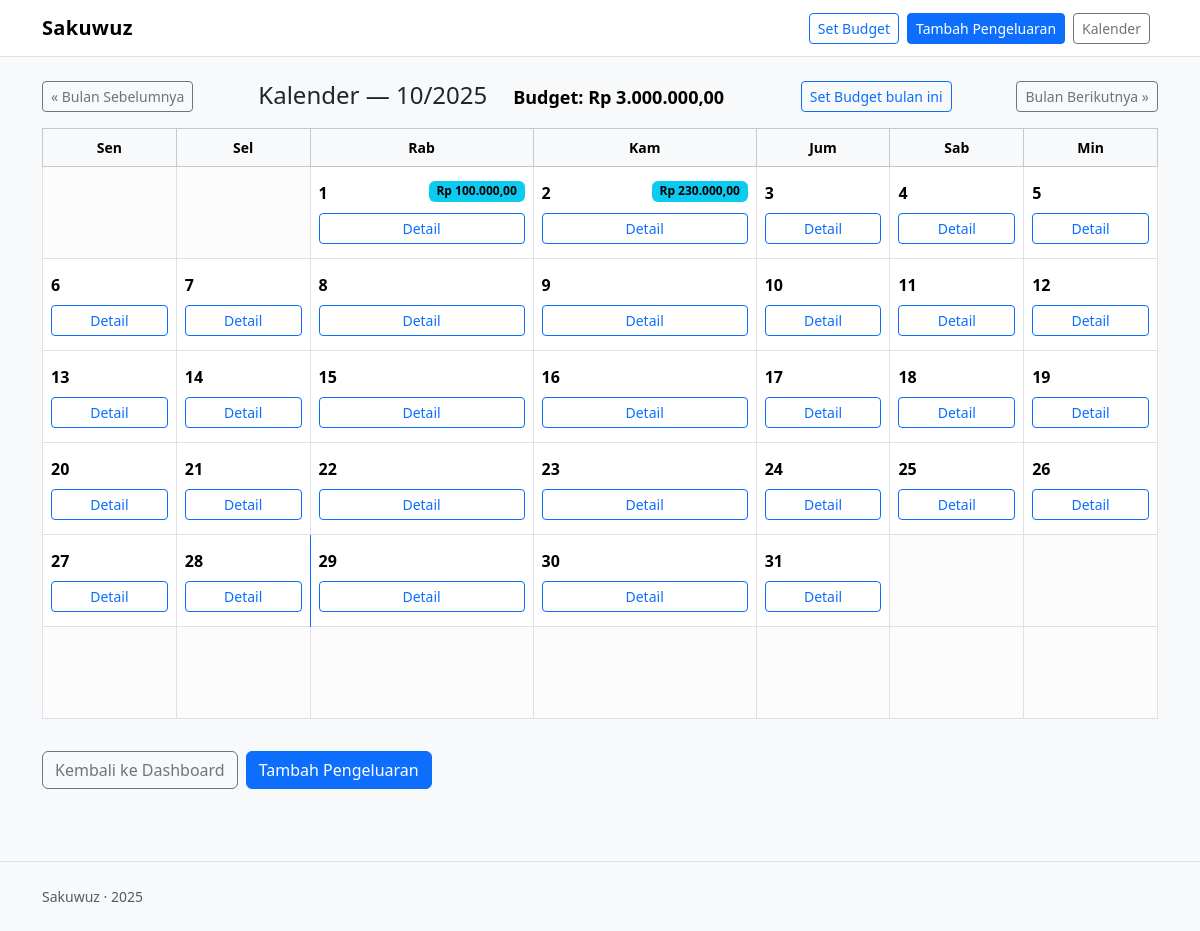
The page /calendar/ (signed in) on the database as committed earlier.
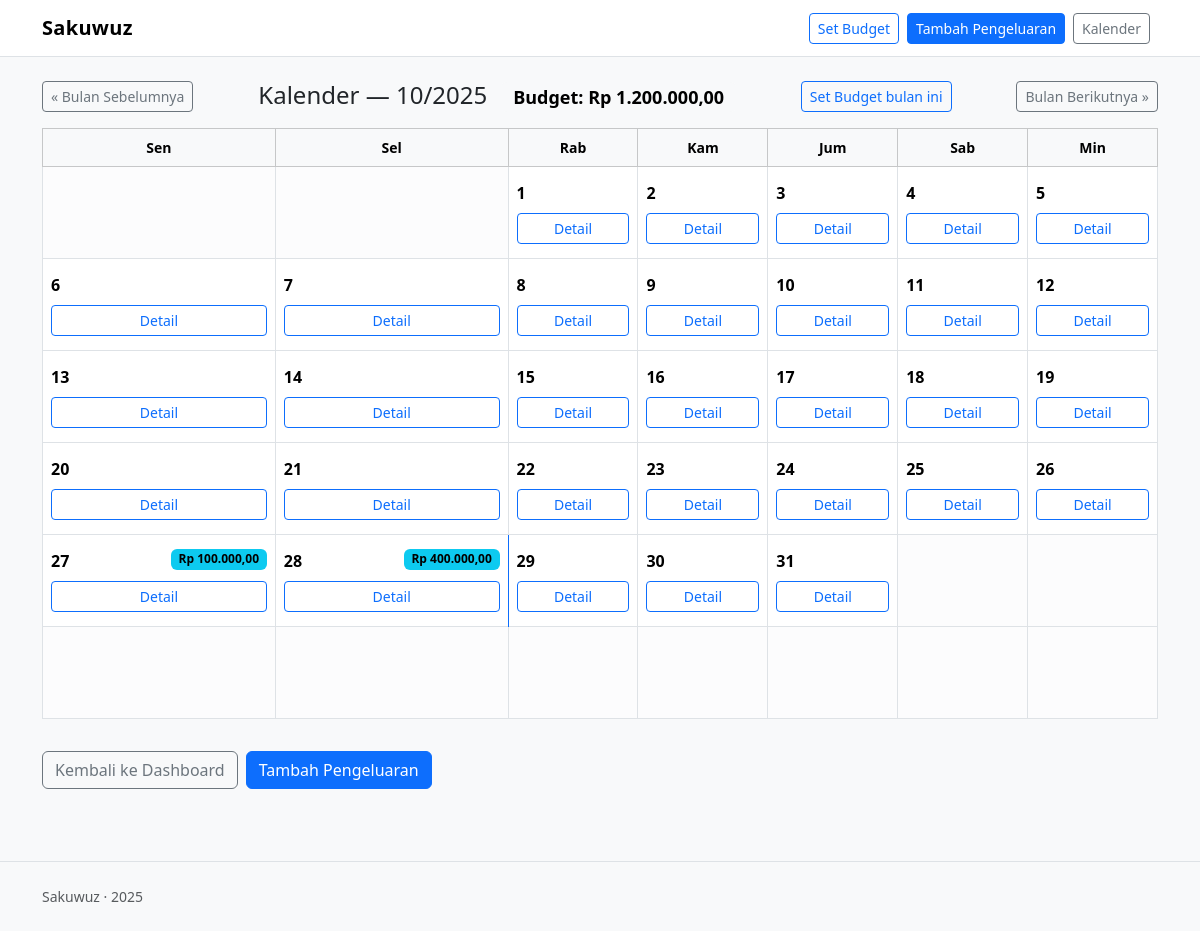
The same page on the database as committed later.
### apps/budgets/models.py (models this page shows, shortened)
class Budget(models.Model):
    user = models.ForeignKey(User, on_delete=models.CASCADE)
    month = models.IntegerField()  # 1-12
    year = models.IntegerField()
    nominal_max = models.DecimalField(max_digits=12, decimal_places=2)
    sisa = models.DecimalField(max_digits=12, decimal_places=2, default=0)

### apps/expenses/views.py (the view)
# urls.py: path("calendar/", views.calendar_view, name="calendar"),
@login_required(login_url="/admin/login/")
def calendar_view(request):
    year, month = _get_month_year(request)
    budget = Budget.objects.filter(user=request.user, month=month, year=year).first()
    totals = {}
    if budget:
        qs = (
            Expense.objects.filter(budget=budget, tanggal__year=year, tanggal__month=month)
            .values("tanggal")
            .annotate(total=Sum("nominal"))
        )
        totals = {x["tanggal"].day: x["total"] for x in qs}
    first_weekday, days_in_month = pycal.monthrange(year, month)
    weeks, day = [], 1
    for _ in range(6):
        row = []
        for dow in range(7):
            if (len(weeks) == 0 and dow < first_weekday) or day > days_in_month:
                row.append(None)
            else:
                row.append({
                    "day": day,
                    "total": totals.get(day, 0),
                    "url": reverse("day_detail", args=[year, month, day]),
                })
                day += 1
        weeks.append(row)
    prev_y, prev_m = (year - 1, 12) if month == 1 else (year, month - 1)
    next_y, next_m = (year + 1, 1) if month == 12 else (year, month + 1)
    return render(request, "calendar.html", {
        "year": year,
        "month": month,
        "weeks": weeks,
        "days_in_month": days_in_month,
        "budget": budget,
        "totals": totals,
        "prev_link": f"{reverse('calendar')}?year={prev_y}&month={prev_m}",
        "next_link": f"{reverse('calendar')}?year={next_y}&month={next_m}",
        "today": timezone.localdate(),
    })

### apps/core/templatetags/formatting.py (called while the page is built)
@register.filter
def rupiah(value):
    try:
        n = float(value or 0)
    except (TypeError, ValueError):
        n = 0
    parts = f"{n:,.2f}".split(".")
    main = parts[0].replace(",", ".")
    frac = parts[1]
    return f"Rp {main},{frac}"

### apps/expenses/views.py (called while the page is built)
def _get_month_year(request):
    t = timezone.localdate()
    try:
        return int(request.GET.get("year", t.year)), int(request.GET.get("month", t.month))
    except (TypeError, ValueError):
        return t.year, t.month

### templates/calendar.html (shortened to what this page needs)
{% extends "base.html" %}
{% load formatting %}
{% block content %}
<div class="d-flex justify-content-between align-items-center mb-3">
  <a class="btn btn-outline-secondary btn-sm" href="{{ prev_link }}">&laquo; Bulan Sebelumnya</a>
  <h4 class="m-0">
    Kalender — {{ month }}/{{ year }}
    {% if budget %}
      <span class="badge text-bg-light ms-2">Budget: {{ budget.nominal_max|rupiah }}</span>
    {% endif %}
  </h4>
  <a class="btn btn-outline-primary btn-sm" href="/budget/set/?year={{ year }}&month={{ month }}">Set Budget bulan ini</a>
  <a class="btn btn-outline-secondary btn-sm" href="{{ next_link }}">Bulan Berikutnya &raquo;</a>
</div>
<div class="table-responsive">
  <table class="table table-bordered align-middle bg-white">
    <thead class="table-light">
      <tr class="text-center small">
        <th>Sen</th><th>Sel</th><th>Rab</th><th>Kam</th><th>Jum</th><th>Sab</th><th>Min</th>
      </tr>
    </thead>
    <tbody>
    {% for row in weeks %}
      <tr style="height: 92px;">
        {% for cell in row %}
          {% if cell %}
            <td class="p-2 {% if today.year == year and today.month == month and today.day == cell.day %}border-primary{% endif %}">
              <div class="d-flex justify-content-between align-items-start">
                <div class="fw-semibold">{{ cell.day }}</div>
                {% if cell.total and cell.total > 0 %}
                  <span class="badge text-bg-info">{{ cell.total|rupiah }}</span>
                {% endif %}
              </div>
              <div class="mt-2">
                <a class="btn btn-sm btn-outline-primary w-100" href="{{ cell.url }}">Detail</a>
              </div>
            </td>
          {% else %}
            <td class="bg-light-subtle"></td>
          {% endif %}
        {% endfor %}
      </tr>
    {% endfor %}
    </tbody>
  </table>
</div>
<div class="mt-3 d-flex gap-2">
  <a class="btn btn-outline-secondary" href="/">Kembali ke Dashboard</a>
  <a class="btn btn-primary" href="/expense/add/">Tambah Pengeluaran</a>
</div>
{% endblock %}

Rows that differ between the two databases and show on the page:
removed Budget: nominal_max|rupiah "Rp 3.000.000,00"
added Budget: nominal_max|rupiah "Rp 1.200.000,00"
Other text that changed with them:
list line gone: "1 Rp 100.000,00 Detail 2 Rp 230.000,00 Detail"
new list line: "1 Detail 2 Detail"
list line gone: "27 Detail 28 Detail"
new list line: "27 Rp 100.000,00 Detail 28 Rp 400.000,00 Detail"
